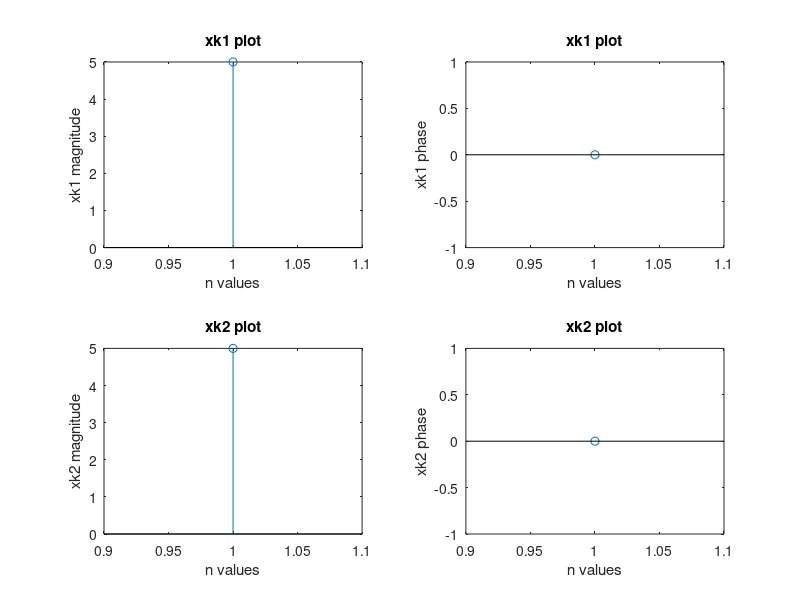
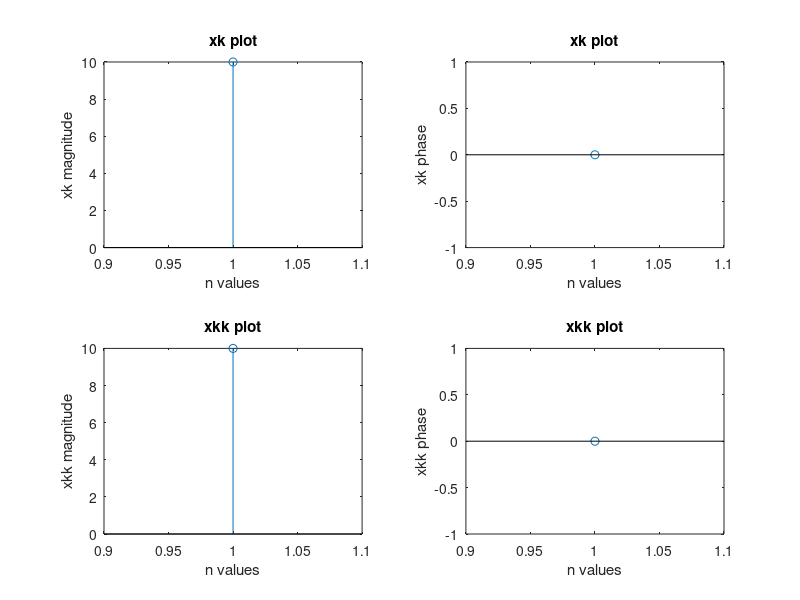

These figures' MATLAB source, in order:
clc
clear all;
close all;
xn1=input('enter sequence 1');
xn2=input('enter sequence 2');
n1=length(xn1);
n2=length(xn2);
if(n1~=n2)
    if(n1>n2)
        xn2=[xn2 zeros(1,(n1-n2))];
        n=n1;
    else
        xn1=[xn1 zeros(1,(n2-n1))];
        n=n2;
    end
else
    n=n1;
end
xk1=fft(xn1,n);
xk2=fft(xn2,n);
disp('dft of sequence 1');
disp(xk1)
figure(1)
subplot(2,2,1);
stem(abs(xk1));
xlabel('n values');
ylabel('xk1 magnitude');
title('xk1 plot');
z1=rad2deg(angle(xk1));
subplot(2,2,2);
stem(z1);
xlabel('n values');
ylabel('xk1 phase');
title('xk1 plot');
disp('dft of sequence 2');
disp(xk2)
subplot(2,2,3);
stem(abs(xk2));
xlabel('n values');
ylabel('xk2 magnitude');
title('xk2 plot');
z2=rad2deg(angle(xk2));
subplot(2,2,4);
stem(z2);
xlabel('n values');
ylabel('xk2 phase');
title('xk2 plot');
xn=xn1+xn2;
xk=fft(xn,length(xn));
disp('dft of xn1+xn2=');
disp(xk)
figure(2)
subplot(2,2,1);
stem(abs(xk));
xlabel('n values');
ylabel('xk magnitude');
title('xk plot');
z3=rad2deg(angle(xk1));
subplot(2,2,2);
stem(z3);
xlabel('n values');
ylabel('xk phase');
title('xk plot');
xkk=xk1+xk2;
disp('dft of xk1+xk2=');
disp(xkk)
subplot(2,2,3);
stem(abs(xkk));
xlabel('n values');
ylabel('xkk magnitude');
title('xkk plot');
z4=rad2deg(angle(xkk));
subplot(2,2,4);
stem(z4);
xlabel('n values');
ylabel('xkk phase');
title('xkk plot');